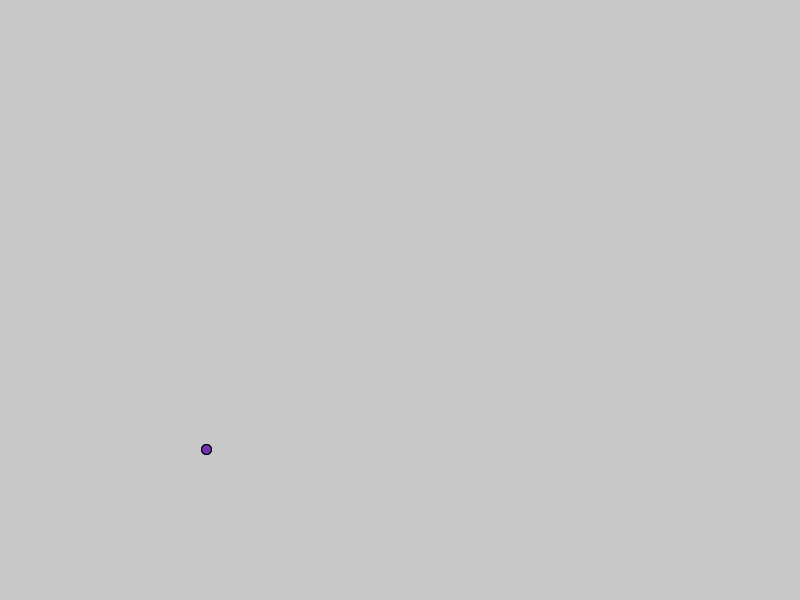
Frame 1 (no input)
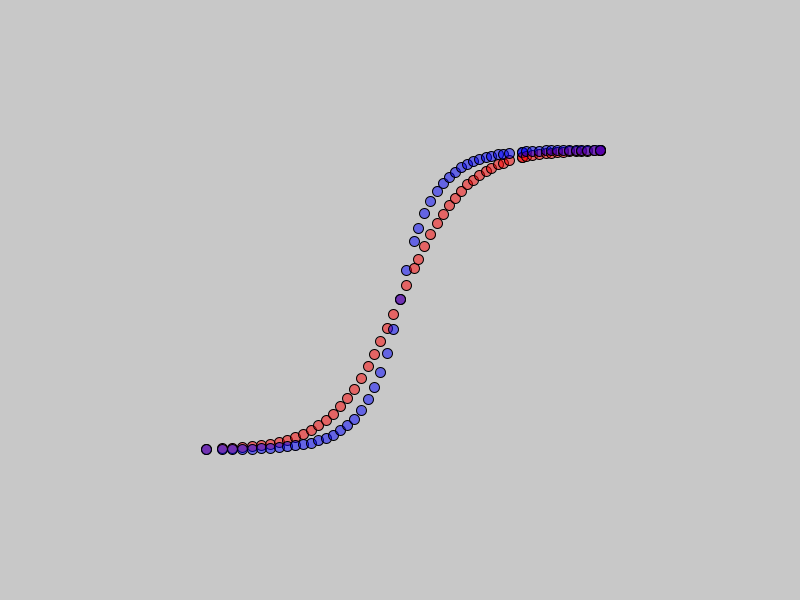
Frame 60 (the mouse pressed at the canvas centre just before this capture)
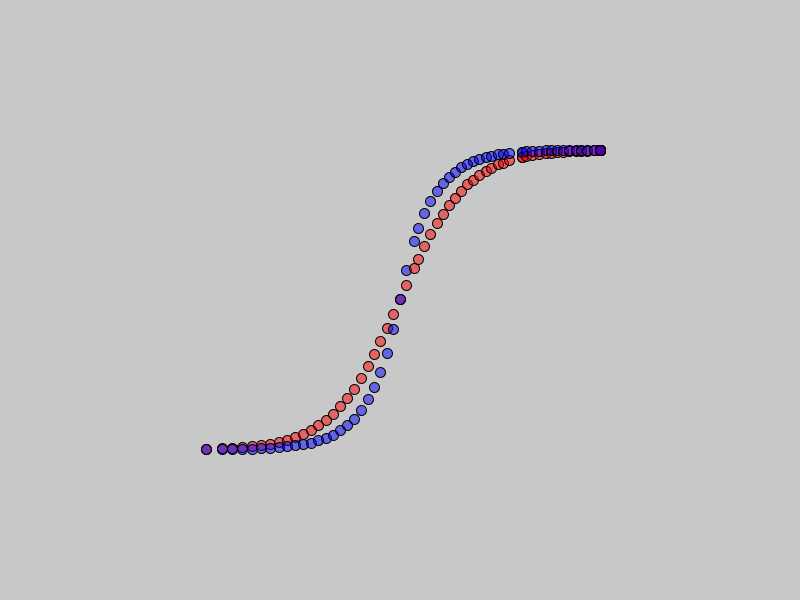
Frame 120 (the mouse held since frame 60 and released just before this capture)

The Processing sketch that drew these frames (run headless with seeded random() and noise(); from frame 60 on, the mouse is pressed at the canvas centre):

// Processing sketch: Easing
// ── Easing.pde
// https://easings.net

void setup() {
  size(800, 600);


  background(200);
  stroke(0);
  fill(255, 0, 0);
}

void draw() {
  float t = 1.0;
  if( frameCount < frameRate ) {
    t = frameCount/frameRate;
  }
  
  fill(255,0,0, 128);
  circle(width*.25 + t*(width*.5), height*.75 - logit(t)*(height*.5), 10);
  fill(0,0,255, 128);
  circle(width*.25 + t*(width*.5), height*.75 - inOutExp(t)*(height*.5), 10);
}

float easing( float t ) {
  return inOutExp(t);
}

float inOutQuad( float t ) {
  if( t < 0.5 ) {
    return 2 * t * t;
  } else {
    return 1 - pow(-2 * t + 2, 2) / 2;
  }
}

float logit( float t ) {
  return 1 / (1 + exp(-12*t+6));  
}


float inOutExp( float t ) {
  if( t == 0 || t == 1 ) {
    return t;
  } else if( t < 0.5 ) {
    return pow(2, 20*t-10) / 2; 
  } else {
    return (2 - pow(2, -20*t+10)) / 2;
  }
}

float inOutQubic( float t ) {
  return -2*t*t*t + 3*t*t;
}


float outQuint( float t ) {
  return 1 - pow(1 - t, 5);
}

float outBounce( float t ) {
  float n1 = 7.5625;
  float d1 = 2.75;
  
  if (t < 1 / d1) {
      return n1 * t * t;
  } else if (t < 2 / d1) {
      return n1 * (t -= 1.5 / d1) * t + 0.75;
  } else if (t < 2.5 / d1) {
      return n1 * (t -= 2.25 / d1) * t + 0.9375;
  } else {
      return n1 * (t -= 2.625 / d1) * t + 0.984375;
  }
}

float inBounce( float t ) {
  return 1.0 - outBounce(t);
}

float thereAndBack( float t ) {
  if( t < 0.25 ) {
    return 8 * t * t;
  } else if ( t < 0.75 ) {
    return -8 * (t-0.5) * (t-0.5) + 1;
  } else {
    return 8 * (t-1) * (t-1);
  }
}
